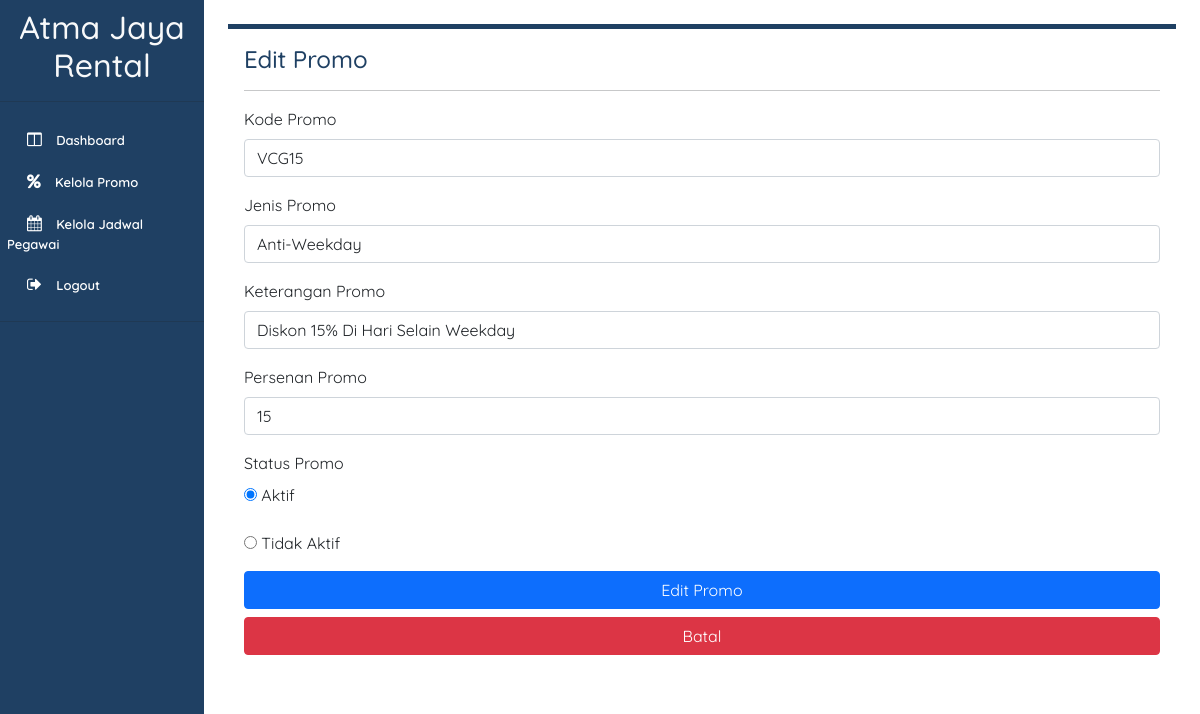
The page /page/updatePromoPage.php?id=1 (signed in) on the database its author committed.
### tables this page shows
CREATE TABLE `promo` (
  `ID_PROMO` bigint(16) NOT NULL,
  `KODE_PROMO` varchar(32) DEFAULT NULL,
  `JENIS_PROMO` varchar(32) DEFAULT NULL,
  `KETERANGAN_PROMO` varchar(60) DEFAULT NULL,
  `PERSENAN_PROMO` float DEFAULT NULL,
  `STATUS_PROMO` tinyint(1) DEFAULT NULL,
  `AKTIVASI_PROMO` tinyint(1) DEFAULT 1
);

### page/updatePromoPage.php (the view, shortened to what this page needs)
<?php
    include '../component/sidebarManager.php'
?>
<?php
    if(isset($_GET['id'])) {
        include '../db.php';
        $id_promo=$_GET['id'];
        $query = mysqli_query($con, "SELECT * FROM promo WHERE id_promo=$id_promo") or die(mysqli_error($con));
        $data = mysqli_fetch_array($query);
    }
?>
    <div class="container p-3 m-4 h-100" style="background-color: #FFFFFF; border-top: 5px solid #1f4063; boxshadow: 0 4px 8px 0 rgba(0, 0, 0, 0.2), 0 6px 20px 0 rgba(0, 0, 0, 0.19);" >
        <h4 style="color: #1f4063;">Edit Promo</h4>
        <hr>
        <form action="../process/updatePromoProcess.php" method="post">
            <div class="mb-3">
                <label for="exampleInputEmail1" class="form-label">Kode Promo</label>
                <input class="form-control" id="kode_promo" name="kode_promo" required placeholder="Kode Promo" aria-describedby="emailHelp" value="<?php echo $data[1]; ?>">
            </div>
            <div class="mb-3">
                <label for="exampleInputEmail1" class="form-label">Jenis Promo</label>
                <input class="form-control" id="jenis_promo" name="jenis_promo" required placeholder="Jenis Promo" aria-describedby="emailHelp" value="<?php echo $data[2]; ?>">
            </div>
            <div class="mb-3">
                <label for="exampleInputEmail1" class="form-label">Keterangan Promo</label>
                <input class="form-control" id="keterangan_promo" name="keterangan_promo" required placeholder="Keterangan Promo" aria-describedby="emailHelp" value="<?php echo $data[3]; ?>">
            </div>
            <div class="mb-3">
                <label for="exampleInputEmail1" class="form-label">Persenan Promo</label>
                <input class="form-control" id="persenan_promo" name="persenan_promo" required type="number" min="0" max="100" placeholder="Persenan Promo" aria-describedby="emailHelp" value="<?php echo $data[4]; ?>">
            </div>
            <div class="mb-3">
                <label for="exampleInputEmail1" class="form-label">Status Promo</label>
                <div class="mb-3">
                    <input type="radio" id="status_promo" name="status_promo" required value="1" <?php if($data[5] == 1) { echo 'checked'; } ?> /> Aktif
                    <br><br>
                    <input type="radio" id="status_promo" name="status_promo" required value="0" <?php if($data[5] == 0) { echo 'checked'; } ?> /> Tidak Aktif
                </div>
            </div>
            <div class="d-grid gap-2">
                <button type="submit" class="btn btn-primary" name="ubah" onclick="return confirm('Apakah Anda Yakin Ingin Meng-update Data Promo Ini?')">Edit Promo</button>
                <a href="./listPromoManagerPage.php" class="btn btn-danger" role="button" aria-disabled="true">Batal</a>
            </div>
            </form>
    </div>
    </aside>
</body>
</html>

### style.css (style rules this page uses)
* { font-family: 'Quicksand', sans-serif; }

### component/sidebarManager.php (style rules this page uses)
* { font-family: "Quicksand", sans-serif; }
a { padding-left: 10px; font-size: 13px; text-decoration: none; color: white; }

### rows shown on the page
promo: kode_promo "VCG15", jenis_promo "Anti-Weekday", keterangan_promo "Diskon 15% Di Hari Selain Weekday", persenan_promo "15", STATUS_PROMO "☑"
